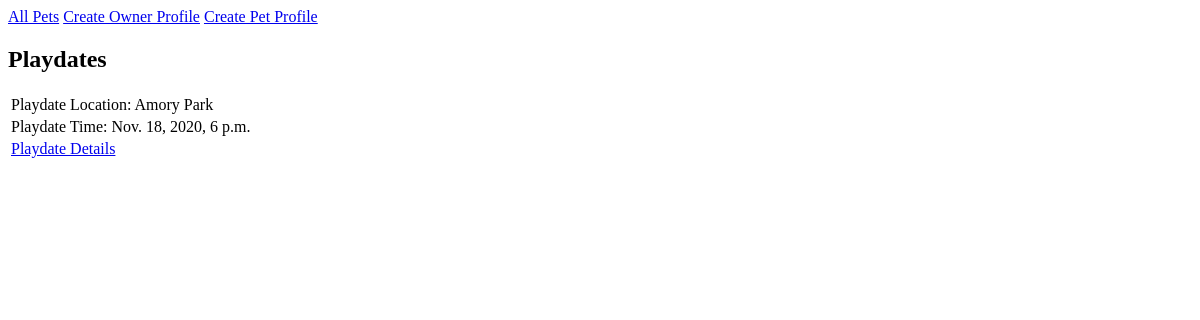
Before: /project/all_playdates with the older database file.
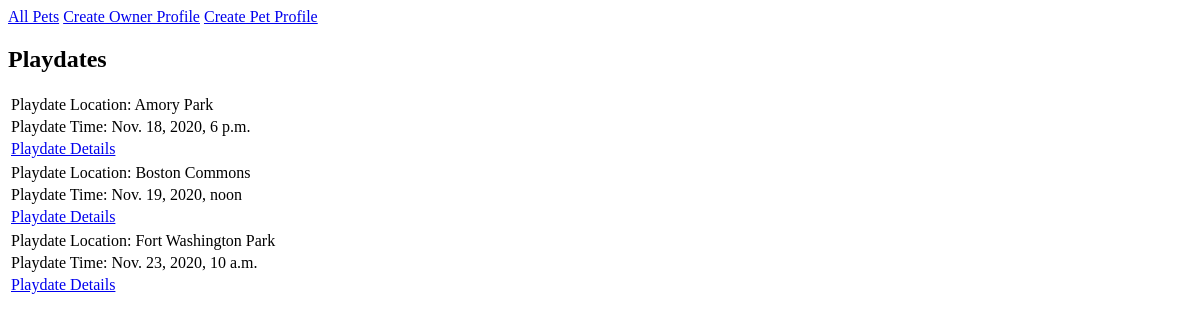
After: the same page with the newer database file.
### project/models.py (models this page shows, shortened)
class Playdate(models.Model):
    location = models.TextField(blank=True)
    time = models.DateTimeField(blank=True)
    owner = models.ManyToManyField(Owner, blank=True)
    pet = models.ManyToManyField(Pet, blank=True)

### project/views.py (the view)
# urls.py: path('all_playdates', ShowAllPlaydatesView.as_view(), name="show_all_playdates"),
class ShowAllPlaydatesView(ListView):
    model = Playdate
    template_name = "project/show_all_playdates.html"
    context_object_name = "playdates"

### project/templates/project/show_all_playdates.html
{% extends 'project/base.html' %}
{% block content %}
<h2>Playdates</h2>
{% for playdate in playdates %}
<table>
    <tr>
        <td>Playdate Location: {{playdate.location}}</td>
    </tr>
    <tr>
        <td>Playdate Time: {{playdate.time}}</td>
    </tr>
    <tr>
        <td><a href="{% url 'show_playdate_page' playdate.pk %}">Playdate Details</a></td>
    </tr>
</table>
{% endfor %}
{% endblock %}

Changed rows visible on the page:
added Playdate: location "Boston Commons", time "Nov. 19, 2020, noon"
added Playdate: location "Fort Washington Park", time "Nov. 23, 2020, 10 a.m."
